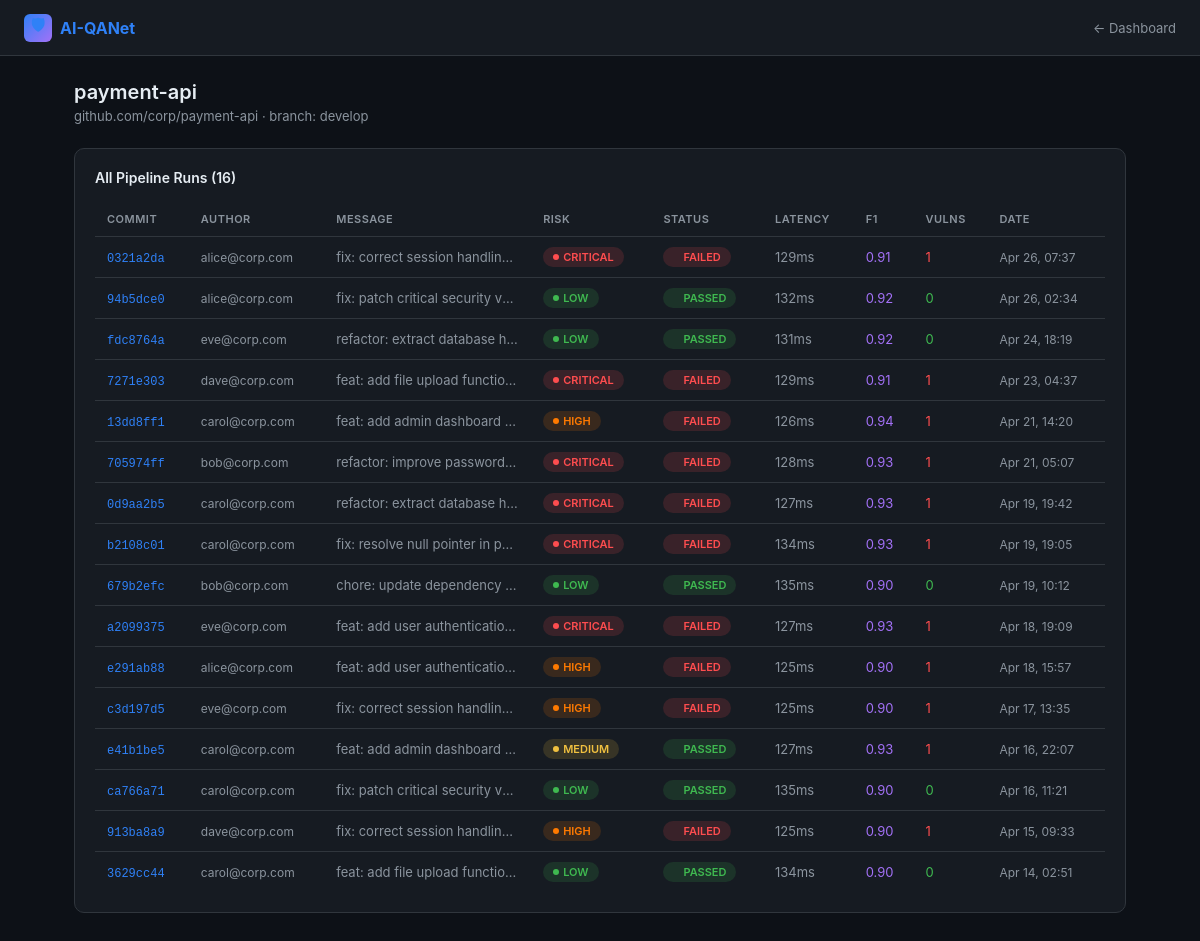
Screenshot of /pipeline/2/ with the database file from the repository.
### scanner/models.py (models this page shows, shortened)
class Pipeline(models.Model):
    name = models.CharField(max_length=200)
    repository = models.CharField(max_length=300)
    branch = models.CharField(max_length=100, default='main')
    created_at = models.DateTimeField(auto_now_add=True)

class PipelineRun(models.Model):
    RISK_CHOICES = [
        ('critical', 'Critical Vulnerability'),
        ('high', 'High Risk'),
        ('medium', 'Medium Risk'),
        ('low', 'Low / No Risk'),
    ]
    STATUS_CHOICES = [
        ('passed', 'Passed'),
        ('failed', 'Failed'),
        ('running', 'Running'),
    ]
    pipeline = models.ForeignKey(Pipeline, on_delete=models.CASCADE, related_name='runs')
    commit_hash = models.CharField(max_length=40)
    commit_message = models.TextField()
    author = models.CharField(max_length=100)
    risk_level = models.CharField(max_length=20, choices=RISK_CHOICES)
    risk_score = models.FloatField(help_text="0.0 to 1.0")
    status = models.CharField(max_length=20, choices=STATUS_CHOICES)
    inference_ms = models.IntegerField(help_text="Inference latency in ms")
    precision = models.FloatField(default=0.0)
    recall = models.FloatField(default=0.0)
    f1_score = models.FloatField(default=0.0)
    vulnerabilities_found = models.IntegerField(default=0)
    _vulnerabilities_detail = models.TextField(db_column='vulnerabilities_detail', default='[]')
    created_at = models.DateTimeField(auto_now_add=True)
    @property
    def vulnerabilities_detail(self):
        return json.loads(self._vulnerabilities_detail)
    @vulnerabilities_detail.setter
    def vulnerabilities_detail(self, value):
        self._vulnerabilities_detail = json.dumps(value)

### scanner/views.py (the view)
# urls.py: path('pipeline/<int:pk>/', views.pipeline_detail, name='pipeline_detail'),
def pipeline_detail(request, pk):
    pipeline = get_object_or_404(Pipeline, pk=pk)
    runs = pipeline.runs.order_by('-created_at')
    context = {'pipeline': pipeline, 'runs': runs}
    return render(request, 'scanner/pipeline_detail.html', context)

### scanner/templates/scanner/pipeline_detail.html (shortened to what this page needs)
<!DOCTYPE html>
<html lang="en">
<head>
</head>
<body>
<nav>
  <a href="{% url 'dashboard' %}" class="nav-brand"><div class="icon">🛡</div>AI-QANet</a>
  <a href="{% url 'dashboard' %}" class="back-link">← Dashboard</a>
</nav>
<div class="page">
  <div class="page-title">{{ pipeline.name }}</div>
  <div class="page-sub">{{ pipeline.repository }} · branch: {{ pipeline.branch }}</div>
  <div class="card">
    <div class="card-title">All Pipeline Runs ({{ runs|length }})</div>
    <table class="runs-table">
      <thead><tr><th>Commit</th><th>Author</th><th>Message</th><th>Risk</th><th>Status</th><th>Latency</th><th>F1</th><th>Vulns</th><th>Date</th></tr></thead>
      <tbody>
        {% for run in runs %}
        <tr>
          <td><a href="{% url 'run_detail' run.pk %}">{{ run.commit_hash|slice:":8" }}</a></td>
          <td style="color:var(--muted);font-size:12px">{{ run.author|truncatechars:22 }}</td>
          <td style="color:var(--muted);max-width:180px;overflow:hidden;text-overflow:ellipsis;white-space:nowrap">{{ run.commit_message|truncatechars:35 }}</td>
          <td><span class="badge badge-{{ run.risk_level }}">{{ run.risk_level }}</span></td>
          <td><span class="badge badge-{{ run.status }}">{{ run.status }}</span></td>
          <td style="color:var(--muted)">{{ run.inference_ms }}ms</td>
          <td style="color:#a371f7">{{ run.f1_score|floatformat:2 }}</td>
          <td style="color:{% if run.vulnerabilities_found > 0 %}var(--critical){% else %}var(--low){% endif %}">{{ run.vulnerabilities_found }}</td>
          <td style="color:var(--muted);font-size:12px">{{ run.created_at|date:"M d, H:i" }}</td>
        </tr>
        {% endfor %}
      </tbody>
    </table>
  </div>
</div>
</body>
</html>

### scanner/templates/scanner/pipeline_detail.html (style rules this page uses)
:root { --bg:#0d1117;--surface:#161b22;--surface2:#21262d;--border:#30363d;--text:#e6edf3;--muted:#8b949e;--critical:#ff4d4f;--high:#ff7a00;--medium:#f0c040;--low:#3fb950;--accent:#2f81f7; }
* { box-sizing:border-box;margin:0;padding:0; }
body { background:var(--bg);color:var(--text);font-family:-apple-system,BlinkMacSystemFont,'Segoe UI',sans-serif;font-size:14px; }
nav { background:var(--surface);border-bottom:1px solid var(--border);padding:0 24px;display:flex;align-items:center;height:56px;gap:24px; }
.nav-brand { font-size:16px;font-weight:700;color:var(--accent);display:flex;align-items:center;gap:8px;text-decoration:none; }
.nav-brand .icon { width:28px;height:28px;background:linear-gradient(135deg,var(--accent),#a371f7);border-radius:6px;display:flex;align-items:center;justify-content:center; }
.back-link { color:var(--muted);text-decoration:none;font-size:13px;margin-left:auto; }
.page { max-width:1100px;margin:0 auto;padding:24px; }
.page-title { font-size:20px;font-weight:600;margin-bottom:4px; }
.page-sub { color:var(--muted);font-size:13px;margin-bottom:24px; }
.card { background:var(--surface);border:1px solid var(--border);border-radius:10px;padding:20px;margin-bottom:20px; }
.card-title { font-size:14px;font-weight:600;margin-bottom:16px; }
.runs-table { width:100%;border-collapse:collapse; }
.runs-table th { text-align:left;padding:10px 12px;color:var(--muted);font-size:11px;font-weight:600;text-transform:uppercase;letter-spacing:.5px;border-bottom:1px solid var(--border); }
.runs-table td { padding:10px 12px;border-bottom:1px solid var(--border);font-size:13px;vertical-align:middle; }
.runs-table tr:last-child td { border-bottom:none; }
.runs-table a { color:var(--accent);text-decoration:none;font-family:monospace;font-size:12px; }
.badge { display:inline-flex;align-items:center;gap:4px;padding:3px 10px;border-radius:20px;font-size:11px;font-weight:600;text-transform:uppercase; }
.badge::before { content:'';width:6px;height:6px;border-radius:50%; }
.badge-critical { background:rgba(255,77,79,.15);color:var(--critical); }
.badge-critical::before { background:var(--critical); }
.badge-high { background:rgba(255,122,0,.15);color:var(--high); }
.badge-high::before { background:var(--high); }
.badge-medium { background:rgba(240,192,64,.15);color:var(--medium); }
.badge-medium::before { background:var(--medium); }
.badge-low { background:rgba(63,185,80,.15);color:var(--low); }
.badge-low::before { background:var(--low); }
.badge-passed { background:rgba(63,185,80,.15);color:var(--low); }
.badge-failed { background:rgba(255,77,79,.15);color:var(--critical); }

### rows the page displays
Pipeline: name "payment-api", repository "github.com/corp/payment-api", branch "develop"
PipelineRun: commit_hash "0321a2da", author "alice@corp.com", commit_message "fix: correct session handlin…", risk_level "CRITICAL", status "FAILED", inference_ms "129", f1_score "0.91", vulnerabilities_found "1", created_at "Apr 26, 07:37"
PipelineRun: commit_hash "94b5dce0", author "alice@corp.com", commit_message "fix: patch critical security v…", risk_level "LOW", status "PASSED", inference_ms "132", f1_score "0.92", vulnerabilities_found "0", created_at "Apr 26, 02:34"
PipelineRun: commit_hash "fdc8764a", author "eve@corp.com", commit_message "refactor: extract database h…", risk_level "LOW", status "PASSED", inference_ms "131", f1_score "0.92", vulnerabilities_found "0", created_at "Apr 24, 18:19"
PipelineRun: commit_hash "7271e303", author "dave@corp.com", commit_message "feat: add file upload functio…", risk_level "CRITICAL", status "FAILED", inference_ms "129", f1_score "0.91", vulnerabilities_found "1", created_at "Apr 23, 04:37"
PipelineRun: commit_hash "13dd8ff1", author "carol@corp.com", commit_message "feat: add admin dashboard…", risk_level "HIGH", status "FAILED", inference_ms "126", f1_score "0.94", vulnerabilities_found "1", created_at "Apr 21, 14:20"
PipelineRun: commit_hash "705974ff", author "bob@corp.com", commit_message "refactor: improve password…", risk_level "CRITICAL", status "FAILED", inference_ms "128", f1_score "0.93", vulnerabilities_found "1", created_at "Apr 21, 05:07"
PipelineRun: commit_hash "0d9aa2b5", author "carol@corp.com", commit_message "refactor: extract database h…", risk_level "CRITICAL", status "FAILED", inference_ms "127", f1_score "0.93", vulnerabilities_found "1", created_at "Apr 19, 19:42"
PipelineRun: commit_hash "b2108c01", author "carol@corp.com", commit_message "fix: resolve null pointer in p…", risk_level "CRITICAL", status "FAILED", inference_ms "134", f1_score "0.93", vulnerabilities_found "1", created_at "Apr 19, 19:05"
PipelineRun: commit_hash "679b2efc", author "bob@corp.com", commit_message "chore: update dependency…", risk_level "LOW", status "PASSED", inference_ms "135", f1_score "0.90", vulnerabilities_found "0", created_at "Apr 19, 10:12"
PipelineRun: commit_hash "a2099375", author "eve@corp.com", commit_message "feat: add user authenticatio…", risk_level "CRITICAL", status "FAILED", inference_ms "127", f1_score "0.93", vulnerabilities_found "1", created_at "Apr 18, 19:09"
PipelineRun: commit_hash "e291ab88", author "alice@corp.com", commit_message "feat: add user authenticatio…", risk_level "HIGH", status "FAILED", inference_ms "125", f1_score "0.90", vulnerabilities_found "1", created_at "Apr 18, 15:57"
PipelineRun: commit_hash "c3d197d5", author "eve@corp.com", commit_message "fix: correct session handlin…", risk_level "HIGH", status "FAILED", inference_ms "125", f1_score "0.90", vulnerabilities_found "1", created_at "Apr 17, 13:35"
PipelineRun: commit_hash "e41b1be5", author "carol@corp.com", commit_message "feat: add admin dashboard…", risk_level "MEDIUM", status "PASSED", inference_ms "127", f1_score "0.93", vulnerabilities_found "1", created_at "Apr 16, 22:07"
PipelineRun: commit_hash "ca766a71", author "carol@corp.com", commit_message "fix: patch critical security v…", risk_level "LOW", status "PASSED", inference_ms "135", f1_score "0.90", vulnerabilities_found "0", created_at "Apr 16, 11:21"
PipelineRun: commit_hash "913ba8a9", author "dave@corp.com", commit_message "fix: correct session handlin…", risk_level "HIGH", status "FAILED", inference_ms "125", f1_score "0.90", vulnerabilities_found "1", created_at "Apr 15, 09:33"
PipelineRun: commit_hash "3629cc44", author "carol@corp.com", commit_message "feat: add file upload functio…", risk_level "LOW", status "PASSED", inference_ms "134", f1_score "0.90", vulnerabilities_found "0", created_at "Apr 14, 02:51"

### other values shown
{{ runs|length }} "16"
